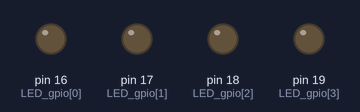
A sketch run on a simulated Arduino Uno, built with avr-gcc and run on an emulated ATmega328P. Shown: output pins drawn as LEDs (lit = HIGH).

Above: at 0.1 s.
At 2.1 s:
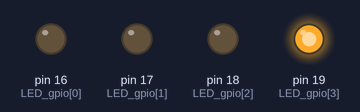
At 8.1 s:
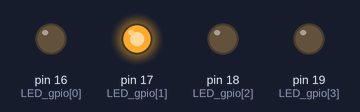
At 18.1 s:
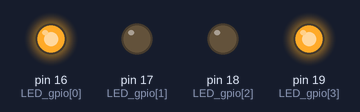
At 28.1 s:
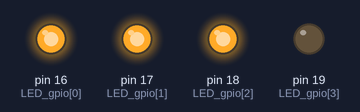
At 38.1 s:
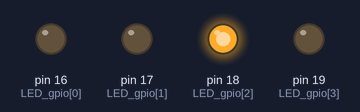
Timing chart, 0 to 39.6 s (numbered marks = the images above):
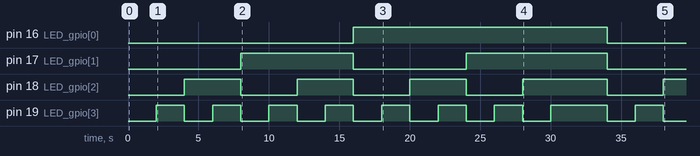

Measured:
- by itself, pin 16 (LED_gpio[0]): LOW → HIGH at 16.0 s, → LOW 18.0 s later
- by itself, pin 17 (LED_gpio[1]): LOW → HIGH at 8.0 s, → LOW 8.0 s later, → HIGH 8.0 s later, → LOW 10.0 s later
- by itself, pin 18 (LED_gpio[2]): goes 3 × (HIGH 4.0 s, LOW 4.0 s), HIGH 6.0 s, LOW 4.0 s, then HIGH
- by itself, pin 19 (LED_gpio[3]): goes 7 × (HIGH 2.0 s, LOW 2.0 s), HIGH 4.0 s, LOW 2.0 s, HIGH 2.0 s, then LOW

The sketch:

IMT2019507_Code.ino
```cpp
#include <stdio.h>

// mask_counter variable keeps track of the binary number displayed by the LEDs

int mask_counter = 0;
void outputLEDs(int mask);


// LED_gpio is the array which contains the pins connected to Leds
// To make the code work for 5 (or) 6 Leds instead of 4, just append the new Led Gpio numbers at the end of LED_gpio[] array below

const int LED_gpio[] = {16,17,18,19};


// we get to know the length of LED_gpio array by dividing sizeof(array) by sizeof(array's element)

const int arr_len = sizeof(LED_gpio)/sizeof(LED_gpio[0]);
int LED_masks[arr_len];

void setup() {

  for (int i = 0; i < arr_len; i++) {
    pinMode(LED_gpio[i], OUTPUT);             // Set the GPIO pins where LEDs are connected to OUTPUT mode
  }

  for(int i = 0; i < arr_len; i++){
    LED_masks[i] = pow(2, arr_len - i - 1);   // Fill the LED_masks Array with the mask values like 0x1000,0x0100,etc.
  }                                           // I have put them in Integer format instead of hexadecimal as it doesn't matter in the end when using the "&" operation

}                                             // End of void setup()


void loop() {

  outputLEDs(mask_counter);

  if(mask_counter == 15){      // when the value displayed by LEDs reaches 0x0F (or) 15,
    mask_counter = 0;          // the mask_counter has to be set to 0x00 (or) 0
    delay(4000);               // and a delay of 4 seconds has to be given to indicate that the value of 15 has been reached and the cycle has been completed
  }

  else{
    mask_counter += 1;         // if the mask_counter has not reached it's peak value, increment it's value by 1
    delay(2000);               // and give a delay of 2 seconds
  }

}                              // End of void loop()


void outputLEDs(int mask){     // when we use & operations in the outputLEDs function, the int values are converted to binary for operation

  for(int i = 0; i < arr_len; i++){

    if(LED_masks[i] & mask){
      digitalWrite(LED_gpio[i], HIGH);
    }

    else{
      digitalWrite(LED_gpio[i], LOW);
    }

  }

}      // End of outputLEDs() function
```
